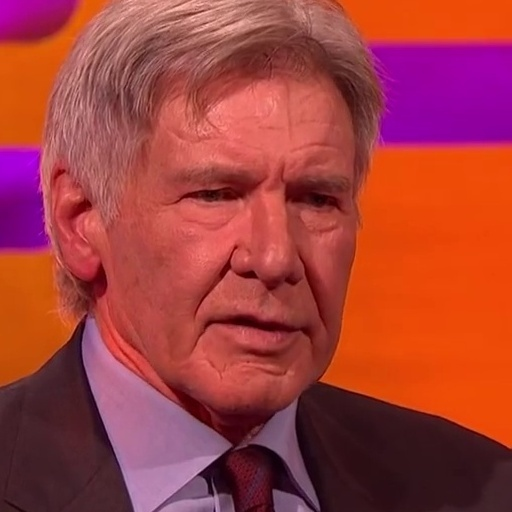
#> input picture seamless/image.jpg, 512 x 512 px
$ python -i image_augmentation.py   (imports and definitions only)
#> lines starting #> are read from the running program, lines starting #| are printed output that depends on the picture
import cv2
import numpy

from lib.umeyama import umeyama


def random_transform(image, rotation_range, zoom_range, shift_range, random_flip):
    h, w = image.shape[0:2]
    rotation = numpy.random.uniform(-rotation_range, rotation_range)
    scale = numpy.random.uniform(1 - zoom_range, 1 + zoom_range)
    tx = numpy.random.uniform(-shift_range, shift_range) * w
    ty = numpy.random.uniform(-shift_range, shift_range) * h
    mat = cv2.getRotationMatrix2D((w // 2, h // 2), rotation, scale)
    mat[:, 2] += (tx, ty)
    result = cv2.warpAffine(image, mat, (w, h), borderMode=cv2.BORDER_REPLICATE)
    if numpy.random.random() < random_flip:
        result = result[:, ::-1]
    return result


def random_warp(image, size=128, scale=5, zoom=2):

    assert image.shape == (size, size, 3)

    range_ = numpy.linspace(0, size, 5)

    mapx = numpy.broadcast_to(range_, (5, 5))
    mapy = mapx.T

    mapx = mapx + numpy.random.normal(size=(5, 5), scale=scale)
    mapy = mapy + numpy.random.normal(size=(5, 5), scale=scale)

    interp_mapx = cv2.resize(mapx, (80 * zoom, 80 * zoom))[8 * zoom:72 * zoom, 8 * zoom:72 * zoom].astype('float32')
    interp_mapy = cv2.resize(mapy, (80 * zoom, 80 * zoom))[8 * zoom:72 * zoom, 8 * zoom:72 * zoom].astype('float32')

    warped_image = cv2.remap(image, interp_mapx, interp_mapy, cv2.INTER_LINEAR)

    src_points = numpy.stack([mapx.ravel(), mapy.ravel()], axis=-1)
    dst_points = numpy.mgrid[0:65 * zoom:16 * zoom, 0:65 * zoom:16 * zoom].T.reshape(-1, 2)
    mat = umeyama(src_points, dst_points, True)[0:2]

    target_image = cv2.warpAffine(image, mat, (64 * zoom, 64 * zoom))

    return warped_image, target_image

>>> import cv2
>>> picture = cv2.imread('../seamless/image.jpg', cv2.IMREAD_GRAYSCALE)
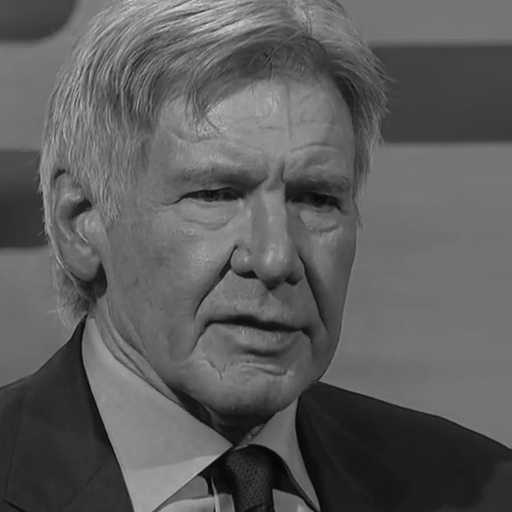
#> picture: shape (512, 512); min 5, max 212, mean 92.7
>>> result = random_warp(picture)
#> (the run stopped early here; a loop or call above may not have finished)
